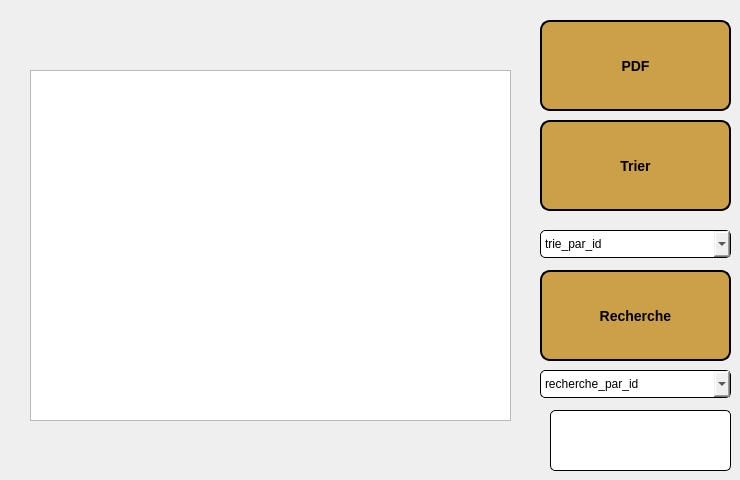
         <widget class="QWidget" name="tab_19">
          <attribute name="title">
           <string>Page</string>
          </attribute>
          <widget class="QComboBox" name="comboBox_20">
           <property name="geometry">
            <rect>
             <x>540</x>
             <y>230</y>
             <width>191</width>
             <height>28</height>
            </rect>
           </property>
           <property name="styleSheet">
            <string notr="true"> border: 1px solid black; 
 border-radius: 5px; 
font: italic 9pt &quot;Segoe UI&quot;;</string>
           </property>
           <item>
            <property name="text">
             <string>trie_par_id</string>
            </property>
           </item>
           <item>
            <property name="text">
             <string>trie_par_numero</string>
            </property>
           </item>
           <item>
            <property name="text">
             <string>trie_par_service_demande</string>
            </property>
           </item>
          </widget>
          <widget class="QPushButton" name="pushButton_trier">
           <property name="geometry">
            <rect>
             <x>540</x>
             <y>120</y>
             <width>191</width>
             <height>91</height>
            </rect>
           </property>
           <property name="styleSheet">
            <string notr="true">background-color: rgb(203, 160, 73);
font: italic 5pt &quot;Segoe UI&quot;;

 border: 2px solid black; 
 border-radius: 10px; 
color: black;
font-size: 14px;
font-weight: bold;
 padding: 10px 20px;

</string>
           </property>
           <property name="text">
            <string>Trier</string>
           </property>
          </widget>
          <widget class="QLineEdit" name="lineEdit_recherche">
           <property name="geometry">
            <rect>
             <x>550</x>
             <y>410</y>
             <width>181</width>
             <height>61</height>
            </rect>
           </property>
           <property name="styleSheet">
            <string notr="true"> border: 1px solid black; 
 border-radius: 5px; </string>
           </property>
          </widget>
          <widget class="QPushButton" name="pushButton_pdf">
           <property name="geometry">
            <rect>
             <x>540</x>
             <y>20</y>
             <width>191</width>
             <height>91</height>
            </rect>
           </property>
           <property name="styleSheet">
            <string notr="true">background-color: rgb(203, 160, 73);
font: italic 5pt &quot;Segoe UI&quot;;

 border: 2px solid black; 
 border-radius: 10px; 
color: black;
font-size: 14px;
font-weight: bold;
 padding: 10px 20px;

</string>
           </property>
           <property name="text">
            <string>PDF</string>
           </property>
          </widget>
          <widget class="QTableView" name="tableView_6">
           <property name="geometry">
            <rect>
             <x>30</x>
             <y>70</y>
             <width>481</width>
             <height>351</height>
            </rect>
           </property>
          </widget>
          <widget class="QPushButton" name="pushButton_recherche">
           <property name="geometry">
            <rect>
             <x>540</x>
             <y>270</y>
             <width>191</width>
             <height>91</height>
            </rect>
           </property>
           <property name="styleSheet">
            <string notr="true">background-color: rgb(203, 160, 73);
font: italic 5pt &quot;Segoe UI&quot;;

 border: 2px solid black; 
 border-radius: 10px; 
color: black;
font-size: 14px;
font-weight: bold;
 padding: 10px 20px;

</string>
           </property>
           <property name="text">
            <string>Recherche</string>
           </property>
          </widget>
          <widget class="QComboBox" name="comboBox_21">
           <property name="geometry">
            <rect>
             <x>540</x>
             <y>370</y>
             <width>191</width>
             <height>28</height>
            </rect>
           </property>
           <property name="styleSheet">
            <string notr="true"> border: 1px solid black; 
 border-radius: 5px; 
font: italic 9pt &quot;Segoe UI&quot;;</string>
           </property>
           <item>
            <property name="text">
             <string>recherche_par_id</string>
            </property>
           </item>
           <item>
            <property name="text">
             <string>recherche_par_tarif</string>
            </property>
           </item>
           <item>
            <property name="text">
             <string>recherche_par_numero</string>
            </property>
           </item>
          </widget>
         </widget>
